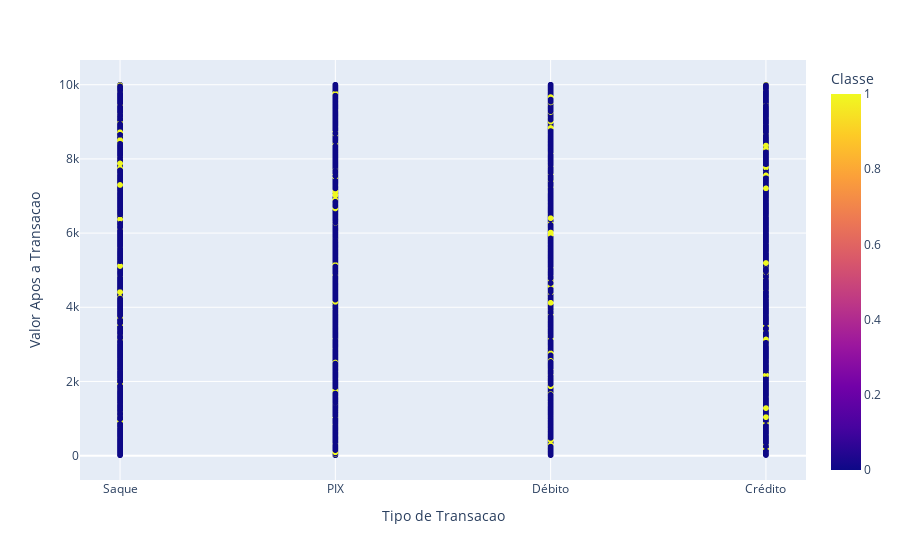

Here is the notebook cell this chart was saved with:
### Code cell
px.scatter(df_transacoes, x="Tipo de Transacao", y="Valor Apos a Transacao", color="Classe")

### Figure 1 — Plotly figure (JSON) as saved in the notebook; plotly's stock layout.template omitted (floating-point values rounded to 4 significant figures; data arrays with more than 128 entries replaced by an {"elided": "..."} marker saying what was removed)
{"data": [{"hovertemplate": "Tipo de Transacao=%{x}<br>Valor Apos a Transacao=%{y}<br>Classe=%{marker.color}<extra></extra>", "legendgroup": "", "marker": {"color": {"elided": "13000 int values"}, "coloraxis": "coloraxis", "symbol": "circle"}, "mode": "markers", "name": "", "showlegend": false, "type": "scattergl", "x": {"elided": "13000 str values"}, "xaxis": "x", "y": {"elided": "13000 float values"}, "yaxis": "y"}], "layout": {"coloraxis": {"colorbar": {"title": {"text": "Classe"}}, "colorscale": [[0, "#0d0887"], [0.1111, "#46039f"], [0.2222, "#7201a8"], [0.3333, "#9c179e"], [0.4444, "#bd3786"], [0.5556, "#d8576b"], [0.6667, "#ed7953"], [0.7778, "#fb9f3a"], [0.8889, "#fdca26"], [1, "#f0f921"]]}, "legend": {"tracegroupgap": 0}, "margin": {"t": 60}, "xaxis": {"anchor": "y", "domain": [0, 1], "title": {"text": "Tipo de Transacao"}}, "yaxis": {"anchor": "x", "domain": [0, 1], "title": {"text": "Valor Apos a Transacao"}}}}
